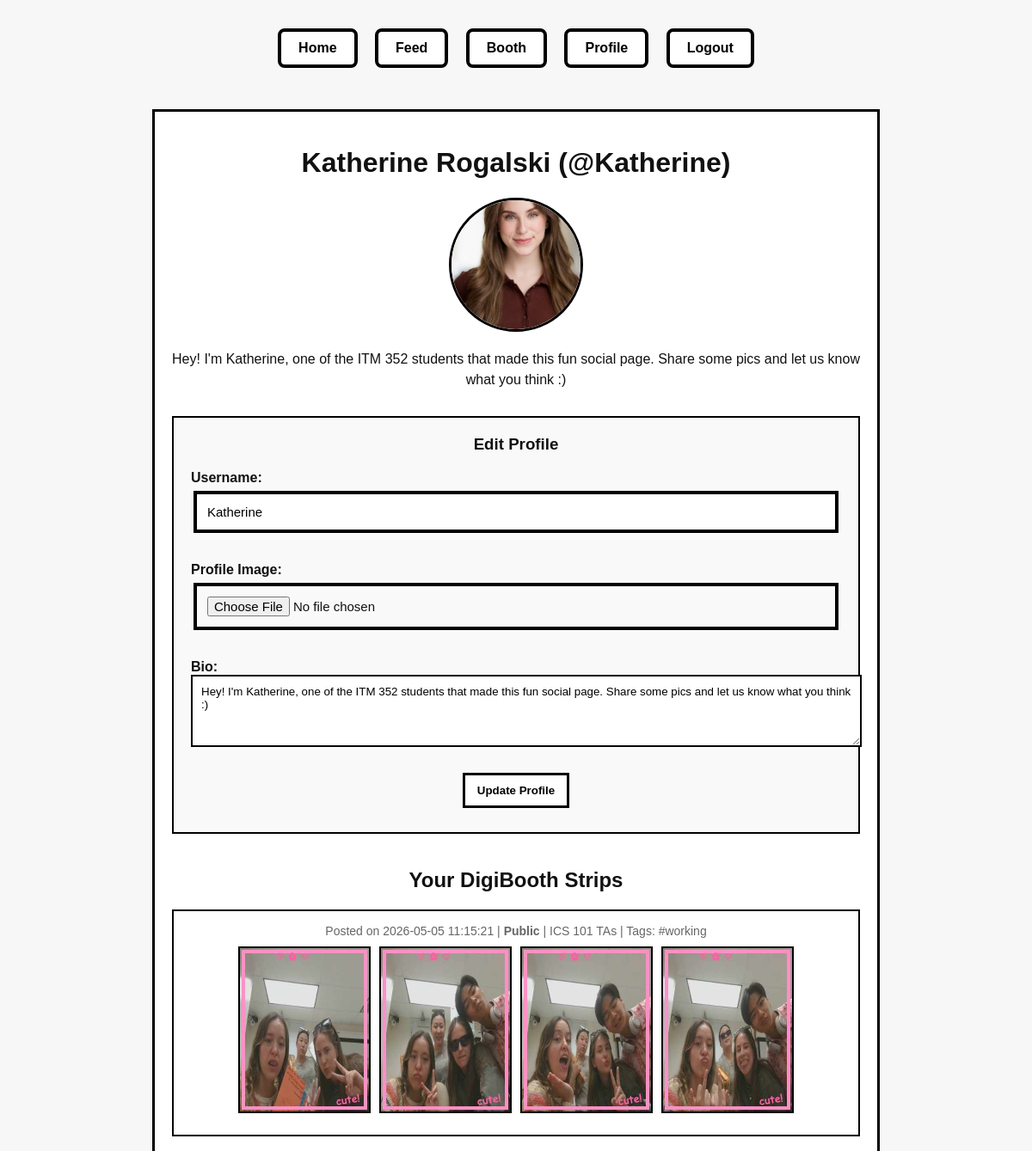
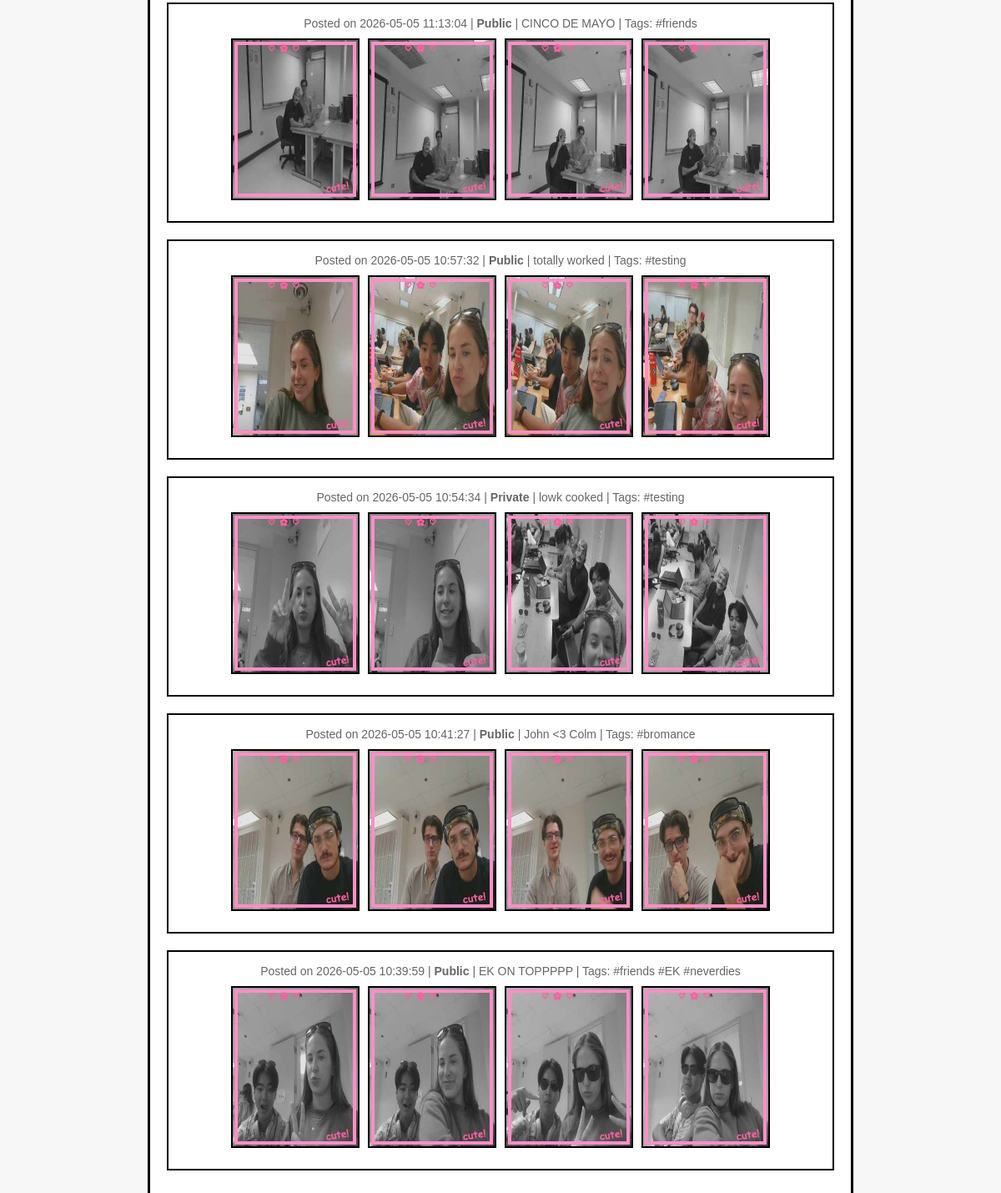
Page /profile (signed in) on the committed database (2 pictures, top to bottom).
### tables this page shows
CREATE TABLE users (
            id INTEGER PRIMARY KEY AUTOINCREMENT,
            name TEXT NOT NULL,
            username TEXT NOT NULL UNIQUE,
            email TEXT NOT NULL UNIQUE,
            confirmed INTEGER DEFAULT 0,
            confirmation_code TEXT NOT NULL,
            created_at TEXT NOT NULL
        , profile_image TEXT, bio TEXT);

CREATE TABLE posts (
           id INTEGER PRIMARY KEY AUTOINCREMENT,
           username TEXT NOT NULL,
           image_filenames TEXT NOT NULL,  -- JSON string
           filter_choice TEXT,
           frame_choice TEXT,
           layout_choice TEXT,
           caption TEXT,
           tags TEXT,
           timestamp TEXT NOT NULL
       , privacy TEXT DEFAULT 'public');

### app.py (the view)
@app.route("/profile")
def profile():
   if "username" not in session:
       return redirect("/signin")
   username = session["username"]
   conn = get_db_connection()
   user = conn.execute("SELECT * FROM users WHERE username = ?", (username,)).fetchone()
   user_posts = conn.execute("SELECT * FROM posts WHERE username = ? ORDER BY timestamp DESC", (username,)).fetchall()
   conn.close()
   posts = []
   for row in user_posts:
       post = dict(row)
       post["image_filenames"] = json.loads(post["image_filenames"])
       posts.append(post)
   return render_template("profile.html", user=user, posts=posts)

### app.py (called while the page is built)
def get_db_connection():
   conn = sqlite3.connect(DATABASE)
   conn.row_factory = sqlite3.Row
   return conn

### templates/profile.html (shortened to what this page needs)
<!DOCTYPE html>
<html>
<head>
   <link rel="stylesheet" href="{{ url_for('static', filename='style.css') }}">
</head>
<body>
<nav>
   <a href="/">Home</a>
   <a href="/feed">Feed</a>
   <a href="/booth">Booth</a>
   <a href="/profile">Profile</a>
   <a href="/logout">Logout</a>
</nav>
<div class="profile-container">
   <div class="profile-header">
       <h1>{{ user['name'] }} (@{{ user['username'] }})</h1>
       {% if user['profile_image'] %}
           <img src="{{ url_for('static', filename='uploads/' + user['profile_image']) }}" alt="Profile Image" class="profile-image">
       {% else %}
           <div class="profile-image placeholder">{{ user['name'][0].upper() }}</div>
       {% endif %}
       {% if user['bio'] %}
           <p class="bio">{{ user['bio'] }}</p>
       {% else %}
           <p class="bio">No bio yet.</p>
       {% endif %}
   </div>
   <div class="edit-form">
       <h3>Edit Profile</h3>
       <form action="/update_profile" method="POST" enctype="multipart/form-data">
           <label>Username:</label>
           <input type="text" name="username" value="{{ user['username'] }}" required>
           <br><br>
           <label>Profile Image:</label>
           <input type="file" name="profile_image" accept="image/*">
           <br><br>
           <label>Bio:</label>
           <textarea name="bio" rows="4" placeholder="Tell us about yourself...">{{ user['bio'] or '' }}</textarea>
           <br><br>
           <button type="submit">Update Profile</button>
       </form>
   </div>
   <div class="posts-section">
       <h2>Your DigiBooth Strips</h2>
       {% if posts %}
           {% for post in posts %}
               <div class="post">
                   <div class="post-meta">
                       Posted on {{ post['timestamp'] }}
                       {% if post['privacy'] == 'private' %}
                           | <strong>Private</strong>
                       {% else %}
                           | <strong>Public</strong>
                       {% endif %}
                       {% if post['caption'] %} | {{ post['caption'] }}{% endif %}
                       {% if post['tags'] %} | Tags: {{ post['tags'] }}{% endif %}
                   </div>
                   <div class="post-images">
                       {% for filename in post['image_filenames'] %}
                           <img src="{{ url_for('static', filename='uploads/' + filename) }}" alt="Photo">
                       {% endfor %}
                   </div>
               </div>
           {% endfor %}
       {% else %}
           <p>You haven't created any photostrips yet. <a href="/booth">Create your first one!</a></p>
       {% endif %}
   </div>
</div>
</body>
</html>

### static/style.css (style rules this page uses)
body { margin: 0; font-family: "Comic Sans MS", "Trebuchet MS", Arial, sans-serif; background: #f7f7f7; color: #111; text-align: center; }
nav { margin: 25px; }
nav a { display: inline-block; margin: 8px; padding: 10px 20px; border: 4px solid black; background: white; color: black; font-weight: bold; text-decoration: none; border-radius: 8px; }
label { display: block; text-align: left; font-weight: bold; margin-top: 16px; }
input { width: 95%; padding: 12px; margin-top: 6px; border: 4px solid black; font-size: 15px; }
button { margin: 8px; padding: 10px 14px; border: 3px solid black; background: white; color: black; font-weight: bold; cursor: pointer; }

### templates/profile.html (style rules this page uses)
.profile-container { max-width: 800px; margin: 40px auto; padding: 20px; background: white; border: 3px solid black; }
.profile-header { text-align: center; margin-bottom: 30px; }
.profile-image { width: 150px; height: 150px; border-radius: 50%; border: 3px solid black; object-fit: cover; margin: 0 auto 20px; display: block; }
.bio { margin: 20px 0; font-size: 16px; line-height: 1.5; }
.posts-section { margin-top: 40px; }
.post { border: 2px solid black; margin: 20px 0; padding: 15px; background: white; }
.post-images { display: flex; gap: 10px; margin-bottom: 10px; justify-content: center; }
.post img { max-width: 150px; max-height: 200px; object-fit: cover; border: 2px solid black; }
.post-meta { font-size: 14px; color: #666; margin-bottom: 10px; }
.edit-form { margin-top: 30px; padding: 20px; border: 2px solid black; background: #f9f9f9; }
.edit-form h3 { margin-top: 0; }
textarea { width: 100%; padding: 10px; border: 2px solid black; font-family: inherit; resize: vertical; }

### rows in the picture
users: name "Katherine Rogalski", username "Katherine", profile_image (picture), bio "Hey! I'm Katherine, one of the ITM 352 students that made this fun social page. Share some pics and let us know what you think :)"
posts: timestamp "2026-05-05 11:15:21", privacy "Public", caption "ICS 101 TAs", tags "#working"
posts: timestamp "2026-05-05 11:13:04", privacy "Public", caption "CINCO DE MAYO", tags "#friends"
posts: timestamp "2026-05-05 10:57:32", privacy "Public", caption "totally worked", tags "#testing"
posts: timestamp "2026-05-05 10:54:34", privacy "Private", caption "lowk cooked", tags "#testing"
posts: timestamp "2026-05-05 10:41:27", privacy "Public", caption "John <3 Colm", tags "#bromance"
posts: timestamp "2026-05-05 10:39:59", privacy "Public", caption "EK ON TOPPPPP", tags "#friends #EK #neverdies"
